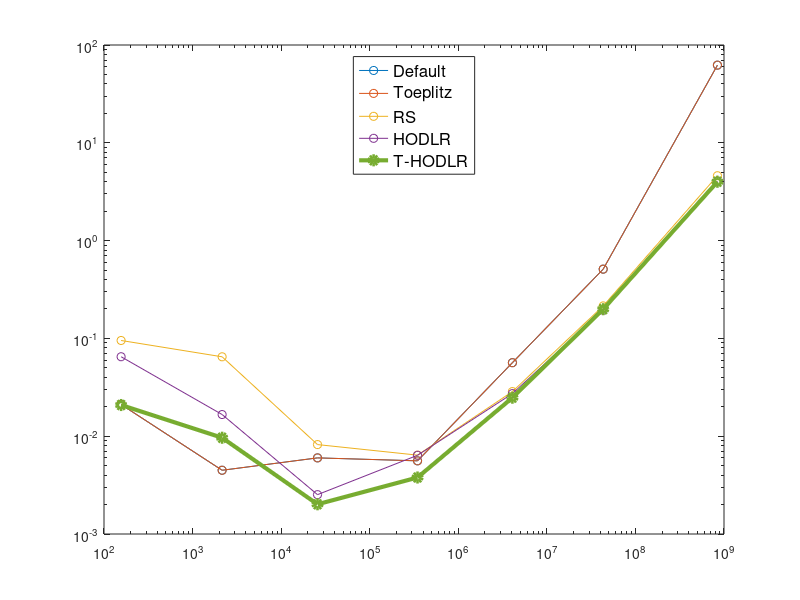

MATLAB code to generate this figure: (Note: this script raises an error after producing the figure.)
%% Plot results of experiments
% Analyze and plot the output of the auxiliary experiments for presentation
% and project report

% turn on save_figs to save plots to file

%% Load the four experiments

u = load('dim_scaling_uniform_extra.mat');
n = load('dim_scaling_nonuniform_extra.mat');

%% Export graphics for report/presentation?
save_figs = false;

%% Plot factorization + log-det times for uniform methodologies
fig = figure;
loglog(...
    u.problem_sizes,u.default_times,'-o',...
    u.problem_sizes,u.toeplitz_times,'-o',...
    u.problem_sizes,u.rskelf_times,'-o',...
    u.problem_sizes,u.hodlr_times,'-o',...
    u.problem_sizes,u.toeplitz_hodlr_times,'-o',...
    'linewidth',3);
legend('Default','Toeplitz','RS','HODLR','T-HODLR','Location','north','Fontsize',12);
ax = gca;
ax.XAxis.FontSize=14;
ax.YAxis.FontSize=14;
title('Dimension Scaling, Uniform','Fontsize',14)
xlabel('Problem Size')
ylabel('Factor/Logdet Time')

if save_figs
    exportgraphics(fig, 'u_factortimes_extra.pdf','ContentType','vector');
end

%% Plot factorization + log-det times for nonuniform methodologies

fig = figure;
loglog(...
    n.problem_sizes,n.default_times,'-o',...
    n.problem_sizes,n.rskelf_times,'-o',...
    n.problem_sizes,n.hodlr_times,'-o',...
    'linewidth',3);
legend('Default','RS','HODLR','Location','north','Fontsize',12);
ax = gca;
ax.XAxis.FontSize=14;
ax.YAxis.FontSize=14;
title('Dimension Scaling, Nonuniform','Fontsize',14)
xlabel('Problem Size')
ylabel('Factor/Logdet Time')

if save_figs
    exportgraphics(fig, 'n_factortimes_extra.pdf','ContentType','vector');
end

%% Plot comparisons between uniform/stationary and nonuniform/nonstationary experiments

fig = figure;
loglog(...
    u.problem_sizes,u.default_times,'-o',...
    n.problem_sizes,n.default_times,'-o',...
    'linewidth',3);
legend('Uniform','Nonuniform','Location','north','Fontsize',12);
ax = gca;
ax.XAxis.FontSize=14;
ax.YAxis.FontSize=14;
title('Default SKI Comparison','Fontsize',14)
xlabel('Problem Size')
ylabel('Factor/Logdet Time')

if save_figs
    exportgraphics(fig, 'default_compare_extra.pdf','ContentType','vector');
end

fig = figure;
loglog(...
    u.problem_sizes,u.rskelf_times,'-o',...
    n.problem_sizes,n.rskelf_times,'-o',...
    'linewidth',3);
legend('Uniform','Nonuniform','Location','north','Fontsize',12);
ax = gca;
ax.XAxis.FontSize=14;
ax.YAxis.FontSize=14;
title('RS SKI Comparison','Fontsize',14)
xlabel('Problem Size')
ylabel('Factor/Logdet Time')

if save_figs
    exportgraphics(fig, 'rskelf_compare_extra.pdf','ContentType','vector');
end

fig = figure;
loglog(...
    u.problem_sizes,u.hodlr_times,'-o',...
    n.problem_sizes,n.hodlr_times,'-o',...
    'linewidth',3);
legend('Uniform','Nonuniform','Location','north','Fontsize',12);
ax = gca;
ax.XAxis.FontSize=14;
ax.YAxis.FontSize=14;
title('HODLR SKI Comparison','Fontsize',14)
xlabel('Problem Size')
ylabel('Factor/Logdet Time')

if save_figs
    exportgraphics(fig, 'hodlr_compare_extra.pdf','ContentType','vector');
end
